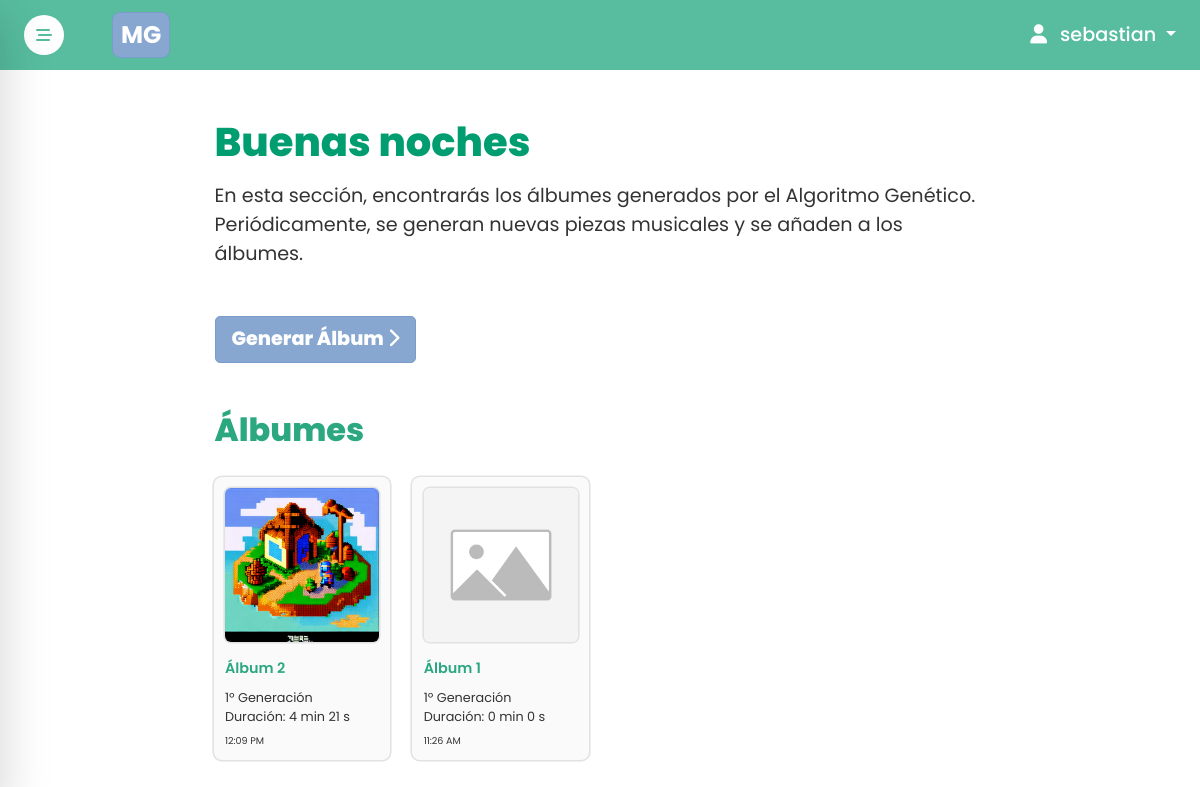
The app's page /ga/ (signed in) with its own data.
### apps/ga/models.py (models this page shows, shortened)
class GeneratedMusic(models.Model):
    musical_representation = models.ForeignKey(
        MusicalRepresentation, on_delete=models.CASCADE)
    ga_info = models.ForeignKey(GeneticAlgorithmInfo, on_delete=models.CASCADE)
    melodies = models.ManyToManyField(GeneratedMelody)
    generation_number = models.PositiveIntegerField(default=1)
    created_at = models.DateTimeField(auto_now_add=True)
    duration = models.FloatField(default=0.0)
    img = models.ImageField(upload_to='img/', default='img/default.jpg')
    class Meta:
        ordering = ['-created_at']

class GeneratedMelody(models.Model):
    title = models.CharField(max_length=255)
    melody = models.FileField(upload_to='melodies/')
    user_rating = models.ManyToManyField('Evaluation')
    average_ratings = models.FloatField(
        default=0.0, validators=[MinValueValidator(0.0), MaxValueValidator(5.0)])
    generation = models.PositiveIntegerField(default=1)
    duration = models.FloatField(default=0.0)
    created_at = models.DateTimeField(auto_now_add=True)
    class Meta:
        ordering = ['-created_at']

### apps/ga/views.py (the view)
# urls.py: path('', views.ga, name="ga"),
@login_required
def ga(request):
    user = request.user
    if user.is_superuser and request.method == 'POST':
        generated_music = main()
        args_1 = generated_music.musical_representation
        args_2 = generated_music.ga_info
        rep_obj = representation(args_1.key_signature, args_1.scale_signature, args_1.tempo,
                                 args_1.has_back_track, args_1.uses_arp_or_scale)
        alg_args = algorithm_args(args_2.population_size,
                                  args_2.num_generations, args_2.num_selected, args_2.num_children, args_2.crossover_probability, args_2.mutation_probability)
        population = generate_population(rep_obj, alg_args)
        for melody in population:
            representation.generate_melody(rep_obj, melody, generated_music)
        save_population(population, generated_music)
        generated_music.duration = generated_music.calculate_duration()
        image_url = generate_image()
        response = requests.get(image_url)
        if response.status_code == 200:
            with open(f"media/img/image_{generated_music.id}.jpg", "wb") as f:
                f.write(response.content)
        image = f"img/image_{generated_music.id}.jpg"
        generated_music.img = image
        generated_music.save()
        return redirect('ga')
    else:
        generations = GeneratedMusic.objects.all().order_by('-created_at')
        return render(request, 'ga.html', {'generations': generations, 'user': user})

### apps/ga/templatetags/custom_filters.py (called while the page is built)
@register.filter
def durationformat2(duration):
    int_duration = int(duration)
    minutes, seconds = divmod(int_duration, 60)
    return f"{int(minutes)} min {int(seconds)} s"

@register.filter
def ordinal(value):
    if 10 <= value % 100 <= 20:
        suffix = 'º'
    else:
        suffix = {1: 'º', 2: 'º', 3: 'º'}.get(value % 10, 'º')
    return f"{value}{suffix}"

@register.filter
def custom_date(value):
    now = timezone.localtime(timezone.now()) # Hora actual
    value = timezone.localtime(value)
    delta = now - value # Diferencia entre la hora actual y la hora del post
    if delta.days == 0 and now.day == value.day:
        formatted_time = value.astimezone(
            timezone.get_current_timezone()).strftime('%I:%M %p')
    else:
        formatted_time = value.astimezone(
            timezone.get_current_timezone()).strftime('%I:%M %p - %m/%d/%y')
    return formatted_time

### apps/ga/templates/ga.html (shortened to what this page needs)
{% extends 'base.html' %}
{% block content %}
{% load custom_filters %}
<div class="container px-4 px-lg-5">
    <div class="row gx-4 gx-lg-5 justify-content-center">
        <div class="col-md-12 col-lg-10 col-xl-9">
            <div class="mt-5">
                <h2 id="saludo" class="mt-0">Bienvenido</h2>
                <p>
                    En esta sección, encontrarás los álbumes generados por el Algoritmo Genético. Periódicamente, se
                    generan nuevas piezas musicales y se añaden a los álbumes.
                </p>
                {% if user.is_superuser %}
                <div class="d-flex justify-content-start align-items-center">
                    <form method="post">
                        <button type="submit" class="btn btn-primary">Generar Álbum <i
                                class="fa-solid fa-chevron-right"></i></button>
                    </form>
                </div>
                {% endif %}
                <h3>Álbumes</h3>
            </div>
            <div class="row justify-content-start">
                {% for generation in generations %}
                <div class="col-4 col-md-4 col-lg-4 col-xl-3 content-cards">
                    <div class="card clickable card-container" id="album" data-href="generations/{{ generation.id }}/">
                        <div id="album" class="card-body">
                            <img src="{{ generation.img.url }}" alt="Álbum {{ generation.id }}" />
                            <div class="card-title">Álbum {{ generation.id }}</div>
                            <div class="card-text">
                                {{ generation.melodies.first.generation|ordinal }} Generación
                            </div>
                            <div class="card-text mb-2">
                                Duración: {{ generation.duration|durationformat2 }}
                            </div>
                            <div class="card-created">{{ generation.created_at|custom_date }}</div>
                        </div>
                    </div>
                </div>
                {% endfor %}
            </div>
        </div>
    </div>
</div>
{% endblock %}

### templates/base.html (shortened to what this page needs)
<!DOCTYPE html>
<html lang="en">
<head>
    {% load static %}
    <link rel="stylesheet" href="https://cdnjs.cloudflare.com/ajax/libs/font-awesome/6.4.2/css/all.min.css">
    <link href="https://cdn.jsdelivr.net/npm/bootstrap@5.3.1/dist/css/bootstrap.min.css" rel="stylesheet"
>
    <link href="https://cdn.jsdelivr.net/gh/kartik-v/bootstrap-star-rating@4.1.2/css/star-rating.min.css" media="all"
        rel="stylesheet" type="text/css" />
    <link href="https://cdn.jsdelivr.net/gh/kartik-v/bootstrap-star-rating@4.1.2/themes/krajee-svg/theme.css"
        media=" all" rel="stylesheet" type="text/css" />
    <link href="{% static 'css/acco.css' %}" rel="stylesheet" type="text/css">
    <link href="{% static 'css/base.css' %}" rel="stylesheet" type="text/css">
    <link href="{% static 'css/sidebar.css' %}" rel="stylesheet" type="text/css">
    <link href="{% static 'css/home.css' %}" rel="stylesheet" type="text/css">
</head>
<body>
    <div class="main-container">
        {% if user.is_authenticated %}
        <div class="navbar-container">
            <nav class="navbar navbar-expand-md">
                <div class="container-fluid px-4">
                    <div class="d-flex justify-content-between align-items-center">
                        <button class="btn open-btn me-5 border-0 ">
                            <i class="fas fa-stream"></i>
                        </button>
                        <a class="navbar-brand" href="/">
                            MG
                        </a>
                    </div>
                    <div class="dropdown">
                        <span class="dropdown-toggle mb-0" id="profileDropdown" role="button" data-bs-toggle="dropdown"
                            aria-haspopup="true" aria-expanded="false">
                            <i class="fas fa-user me-2"></i>
                            {{user.username}} </span>
                    </div>
                </div>
            </nav>
        </div>
        {% endif %}
        <div {% if user.is_authenticated %} class="content" {% else %} class="auth-content" {% endif %}>
            {% block content %}{% endblock %}
        </div>
    </div>
</body>
</html>

### static/css/acco.css (style rules this page uses)
.card-body { padding: 3rem; }

### static/css/base.css (style rules this page uses)
:root { --color-background: #fff; --color-button: #88A7D0; --color-button-hover: #789DCA; --color-navigation-bar: #57BD9E; --color-secondary-heading: #2CA880; --color-primary-heading: #009D71; --color-text: #333; --color-card: #FBFAFB; --color-card-border: #E2E2E2; --color-control: #789DCA; }
* { padding: 0%; margin: 0%; box-sizing: border-box; font-family: 'Poppins', sans-serif; }
body { user-select: none; background: var(--color-background); }
h2 { font-size: 1.5rem; font-weight: 800; margin-bottom: 1rem; color: var(--color-primary-heading); }
h3 { font-size: 1.2rem; font-weight: 800; margin-bottom: 1rem; color: var(--color-secondary-heading); }
p, ul { font-size: 0.875rem; margin-bottom: 1rem; color: var(--color-text); }
.btn-primary { --bs-btn-bg: var(--color-button); --bs-btn-border-color: var(--color-button-hover); --bs-btn-hover-bg: var(--color-button-hover); --bs-btn-hover-border-color: var(--color-button-hover); --bs-btn-disabled-color: var(--color-text); --bs-btn-disabled-bg: var(--color-button); --bs-btn-disabled-border-color: var(--color-button); --bs-btn-focus-bg: var(--color-button-hover); --bs-btn-focus-border-color: var(--color-button-hover); --bs-btn-active-bg: var(--color-button-hover); --bs-btn-active-border-color: var(--color-button-hover); --bs-btn-font-size: 0.875rem; --bs-btn-font-weight: 800; --bs-btn-padding-x: 1rem; --bs-btn-padding-y: 0.5rem; --bs-btn-border-radius: 5px; transition: transform 0.2s ease-in-out; }
@media (min-width: 767px) { h2 { font-size: 2.5rem; } }
@media (min-width: 767px) { h3 { font-size: 2rem; } }
@media (min-width: 767px) { p, ul { font-size: 1.2rem; } }
@media (min-width: 767px) { .btn-primary { font-size: 1.2rem; } }

### static/css/sidebar.css (style rules this page uses)
.navbar-container { background: var(--color-navigation-bar); position: fixed; z-index: 4; width: 100%; top: 0; color: var(--color-background); }
.open-btn, .close-btn { color: var(--color-background); }
.navbar { height: 70px; }
.content { width: 100%; position: relative; left: 0; transition: all 0.3s ease-in-out; padding-top: 70px; }

### templates/base.html (style rules this page uses)
.navbar-brand { color: var(--color-background); padding: 0.25rem 0.5rem; border-radius: 0.5rem; border: 1px solid var(--color-button-hover); font-size: 1.5rem; font-weight: 700; background-color: var(--color-button); transform: scale(1.0); transition: all 0.3s ease; }
.open-btn { background-color: var(--color-background); color: var(--color-navigation-bar); border-radius: 50%; width: 40px; height: 40px; display: flex; align-items: center; justify-content: center; }
.dropdown-toggle { color: var(--color-background); font-size: 1.2rem; font-weight: 500; }

### apps/ga/templates/ga.html (style rules this page uses)
.card #album { padding: 0.5rem; }
.card #album .card-title { color: var(--color-secondary-heading); font-size: 0.8rem; font-weight: 600; margin-top: 1rem; }
.card #album .card-text { color: var(--color-text); font-size: 0.7rem; }
.card #album .card-created { color: var(--color-text); font-size: 0.55rem; }
.card.clickable { border-radius: 8px; background-color: var(--color-card); cursor: pointer; transition: all 0.3s ease; min-height: 100%; border: none; transition: all 0.3s ease; transform: translateY(0rem); box-shadow: 0 0 0 0.1rem var(--color-card-border); }
.card #album img { border-radius: 6px; width: 100%; height: 100%; object-fit: cover; box-shadow: 0 0 0 0.1rem var(--color-card-border); }
.content-cards { padding: 0.5rem; }
@media (min-width: 992px) { .content-cards { padding: 0.7rem; } }
@media (min-width: 992px) { .card #album { padding: 0.7rem; } }
@media (min-width: 992px) { .card #album .card-title { font-size: 0.9rem; } }
@media (min-width: 992px) { .card #album .card-text { font-size: 0.8rem; } }
@media (min-width: 992px) { .card #album .card-created { font-size: 0.6rem; } }

### records on screen
GeneratedMusic: img (picture), id "2", melodies.first.generation|ordinal "1º", duration|durationformat2 "4 min 21 s", created_at|custom_date "12:09 PM"
GeneratedMusic: img (placeholder picture), id "1", melodies.first.generation|ordinal "1º", duration|durationformat2 "0 min 0 s", created_at|custom_date "11:26 AM"

### other values on screen
{{ user.username }} "sebastian"
